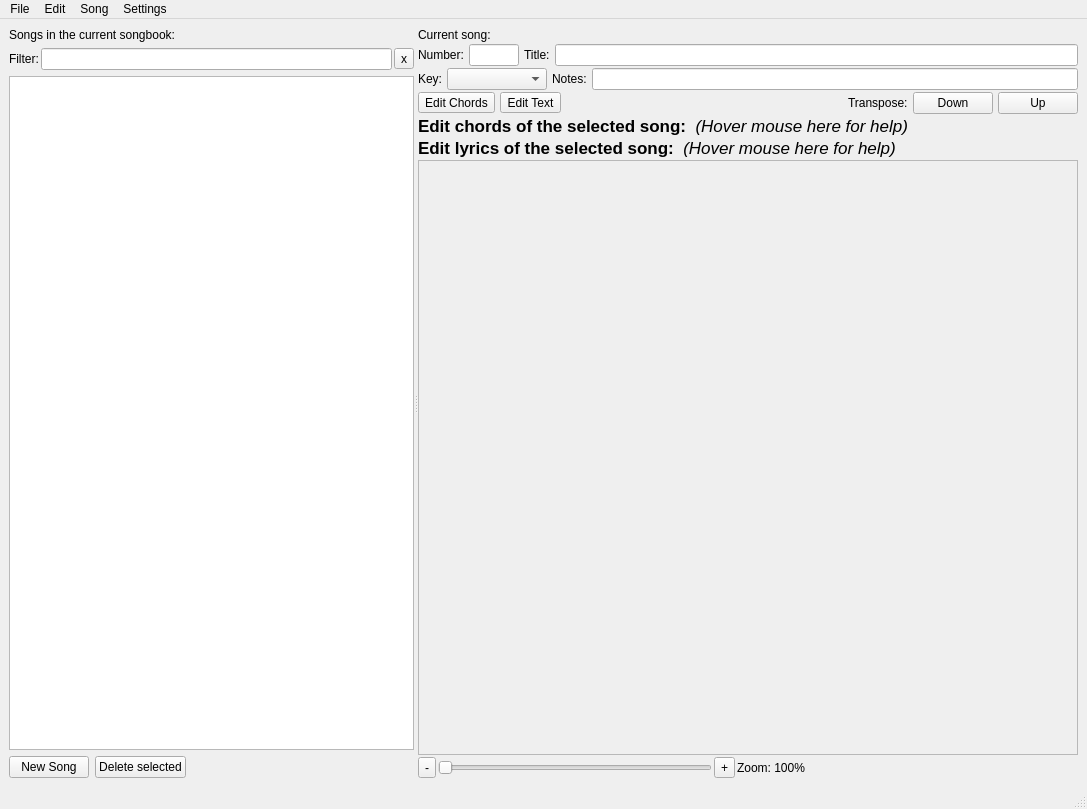
<?xml version="1.0" encoding="UTF-8"?>
<ui version="4.0">
 <class>MainWindow</class>
 <widget class="QMainWindow" name="MainWindow">
  <property name="geometry">
   <rect>
    <x>0</x>
    <y>0</y>
    <width>1087</width>
    <height>809</height>
   </rect>
  </property>
  <property name="windowTitle">
   <string>softChord Editor</string>
  </property>
  <widget class="QWidget" name="centralwidget">
   <layout class="QVBoxLayout" name="verticalLayout_2">
    <item>
     <widget class="QSplitter" name="splitter">
      <property name="orientation">
       <enum>Qt::Horizontal</enum>
      </property>
      <widget class="QWidget" name="layoutWidget">
       <layout class="QVBoxLayout" name="verticalLayout_3">
        <item>
         <widget class="QLabel" name="label_3">
          <property name="text">
           <string>Songs in the current songbook:</string>
          </property>
         </widget>
        </item>
        <item>
         <layout class="QHBoxLayout" name="horizontalLayout_7">
          <property name="spacing">
           <number>2</number>
          </property>
          <item>
           <widget class="QLabel" name="label_2">
            <property name="text">
             <string>Filter:</string>
            </property>
           </widget>
          </item>
          <item>
           <widget class="QLineEdit" name="song_filter_ef"/>
          </item>
          <item>
           <widget class="QToolButton" name="clear_filter_button">
            <property name="text">
             <string>x</string>
            </property>
           </widget>
          </item>
         </layout>
        </item>
        <item>
         <widget class="QTableView" name="songs_view">
          <property name="minimumSize">
           <size>
            <width>100</width>
            <height>80</height>
           </size>
          </property>
          <property name="selectionBehavior">
           <enum>QAbstractItemView::SelectRows</enum>
          </property>
         </widget>
        </item>
        <item>
         <layout class="QHBoxLayout" name="horizontalLayout_2" stretch="0,0,0">
          <item>
           <widget class="QPushButton" name="new_song_button">
            <property name="text">
             <string>New Song</string>
            </property>
           </widget>
          </item>
          <item>
           <widget class="QPushButton" name="delete_song_button">
            <property name="text">
             <string>Delete selected</string>
            </property>
           </widget>
          </item>
          <item>
           <spacer name="horizontalSpacer">
            <property name="orientation">
             <enum>Qt::Horizontal</enum>
            </property>
            <property name="sizeHint" stdset="0">
             <size>
              <width>40</width>
              <height>20</height>
             </size>
            </property>
           </spacer>
          </item>
         </layout>
        </item>
       </layout>
      </widget>
      <widget class="QWidget" name="layoutWidget">
       <layout class="QVBoxLayout" name="verticalLayout">
        <property name="spacing">
         <number>2</number>
        </property>
        <item>
         <widget class="QLabel" name="label">
          <property name="text">
           <string>Current song:</string>
          </property>
         </widget>
        </item>
        <item>
         <layout class="QHBoxLayout" name="horizontalLayout">
          <property name="spacing">
           <number>5</number>
          </property>
          <item>
           <widget class="QLabel" name="label_6">
            <property name="text">
             <string>Number:</string>
            </property>
           </widget>
          </item>
          <item>
           <widget class="QLineEdit" name="song_num_ef">
            <property name="maximumSize">
             <size>
              <width>50</width>
              <height>16777215</height>
             </size>
            </property>
           </widget>
          </item>
          <item>
           <widget class="QLabel" name="label_4">
            <property name="text">
             <string>Title:</string>
            </property>
           </widget>
          </item>
          <item>
           <widget class="QLineEdit" name="song_title_ef"/>
          </item>
         </layout>
        </item>
        <item>
         <layout class="QHBoxLayout" name="horizontalLayout_4">
          <property name="spacing">
           <number>5</number>
          </property>
          <item>
           <widget class="QLabel" name="label_5">
            <property name="text">
             <string>Key:</string>
            </property>
           </widget>
          </item>
          <item>
           <widget class="QComboBox" name="song_key_menu">
            <property name="minimumSize">
             <size>
              <width>100</width>
              <height>0</height>
             </size>
            </property>
            <property name="maximumSize">
             <size>
              <width>100</width>
              <height>16777215</height>
             </size>
            </property>
           </widget>
          </item>
          <item>
           <widget class="QLabel" name="label_11">
            <property name="text">
             <string>Notes:</string>
            </property>
           </widget>
          </item>
          <item>
           <widget class="QLineEdit" name="song_subtitle_ef">
            <property name="maximumSize">
             <size>
              <width>16777215</width>
              <height>16777215</height>
             </size>
            </property>
           </widget>
          </item>
         </layout>
        </item>
        <item>
         <layout class="QHBoxLayout" name="horizontalLayout_9"/>
        </item>
        <item>
         <layout class="QHBoxLayout" name="horizontalLayout_6">
          <property name="spacing">
           <number>5</number>
          </property>
          <item>
           <widget class="QToolButton" name="chord_editor_button">
            <property name="toolTip">
             <string>&lt;!DOCTYPE HTML PUBLIC &quot;-//W3C//DTD HTML 4.0//EN&quot; &quot;http://www.w3.org/TR/REC-html40/strict.dtd&quot;&gt;
&lt;html&gt;&lt;head&gt;&lt;meta name=&quot;qrichtext&quot; content=&quot;1&quot; /&gt;&lt;style type=&quot;text/css&quot;&gt;
p, li { white-space: pre-wrap; }
&lt;/style&gt;&lt;/head&gt;&lt;body style=&quot; font-family:'Lucida Grande'; font-size:11pt; font-weight:400; font-style:normal;&quot;&gt;
&lt;p style=&quot; margin-top:0px; margin-bottom:0px; margin-left:0px; margin-right:0px; -qt-block-indent:0; text-indent:0px;&quot;&gt;Enter chord editing mode (⌘K).   This mode allows you to modify chords for the current song.&lt;/p&gt;&lt;/body&gt;&lt;/html&gt;</string>
            </property>
            <property name="text">
             <string>Edit Chords</string>
            </property>
           </widget>
          </item>
          <item>
           <widget class="QToolButton" name="lyric_editor_button">
            <property name="toolTip">
             <string>&lt;!DOCTYPE HTML PUBLIC &quot;-//W3C//DTD HTML 4.0//EN&quot; &quot;http://www.w3.org/TR/REC-html40/strict.dtd&quot;&gt;
&lt;html&gt;&lt;head&gt;&lt;meta name=&quot;qrichtext&quot; content=&quot;1&quot; /&gt;&lt;style type=&quot;text/css&quot;&gt;
p, li { white-space: pre-wrap; }
&lt;/style&gt;&lt;/head&gt;&lt;body style=&quot; font-family:'Lucida Grande'; font-size:11pt; font-weight:400; font-style:normal;&quot;&gt;
&lt;p style=&quot; margin-top:0px; margin-bottom:0px; margin-left:0px; margin-right:0px; -qt-block-indent:0; text-indent:0px;&quot;&gt;Enter lyric editing mode (⌘L).   This mode lets you modify the song text.&lt;/p&gt;&lt;/body&gt;&lt;/html&gt;</string>
            </property>
            <property name="text">
             <string>Edit Text</string>
            </property>
           </widget>
          </item>
          <item>
           <spacer name="horizontalSpacer_5">
            <property name="orientation">
             <enum>Qt::Horizontal</enum>
            </property>
            <property name="sizeHint" stdset="0">
             <size>
              <width>40</width>
              <height>20</height>
             </size>
            </property>
           </spacer>
          </item>
          <item>
           <widget class="QLabel" name="label_12">
            <property name="text">
             <string>Transpose:</string>
            </property>
           </widget>
          </item>
          <item>
           <widget class="QPushButton" name="transpose_down_button">
            <property name="toolTip">
             <string>Transpose the whole song one half-step down.</string>
            </property>
            <property name="text">
             <string>Down</string>
            </property>
           </widget>
          </item>
          <item>
           <widget class="QPushButton" name="transpose_up_button">
            <property name="toolTip">
             <string>Transpose the whole song one half-step up.</string>
            </property>
            <property name="text">
             <string>Up</string>
            </property>
           </widget>
          </item>
         </layout>
        </item>
        <item>
         <widget class="QLabel" name="chords_editor_label">
          <property name="toolTip">
           <string>&lt;!DOCTYPE HTML PUBLIC &quot;-//W3C//DTD HTML 4.0//EN&quot; &quot;http://www.w3.org/TR/REC-html40/strict.dtd&quot;&gt;
&lt;html&gt;&lt;head&gt;&lt;meta name=&quot;qrichtext&quot; content=&quot;1&quot; /&gt;&lt;style type=&quot;text/css&quot;&gt;
p, li { white-space: pre-wrap; }
&lt;/style&gt;&lt;/head&gt;&lt;body style=&quot; font-family:'Lucida Grande'; font-size:13pt; font-weight:400; font-style:normal;&quot;&gt;
&lt;p style=&quot; margin-top:0px; margin-bottom:0px; margin-left:0px; margin-right:0px; -qt-block-indent:0; text-indent:0px;&quot;&gt;&lt;span style=&quot; font-size:11pt; font-weight:600;&quot;&gt;To add a new chord:&lt;/span&gt;&lt;/p&gt;
&lt;p style=&quot; margin-top:0px; margin-bottom:0px; margin-left:0px; margin-right:0px; -qt-block-indent:0; text-indent:0px;&quot;&gt;&lt;span style=&quot; font-size:11pt;&quot;&gt;Press on a lyrics letter to select it, then press one of the following keys: A, B, C, D, E, F, or G.  To assign a sharp or a flat, press the &amp;quot;Up&amp;quot; or &amp;quot;Down&amp;quot; key afterwards to &amp;quot;transpose&amp;quot; the chord.  To create a minor chord, press the &amp;quot;M&amp;quot; key.  To create advanced chords, double-click on the created chord (a dialog box will open).&lt;/span&gt;&lt;/p&gt;
&lt;p style=&quot;-qt-paragraph-type:empty; margin-top:0px; margin-bottom:0px; margin-left:0px; margin-right:0px; -qt-block-indent:0; text-indent:0px; font-size:11pt;&quot;&gt;&lt;/p&gt;
&lt;p style=&quot; margin-top:0px; margin-bottom:0px; margin-left:0px; margin-right:0px; -qt-block-indent:0; text-indent:0px;&quot;&gt;&lt;span style=&quot; font-size:11pt; font-weight:600;&quot;&gt;To edit a chord:&lt;/span&gt;&lt;/p&gt;
&lt;p style=&quot; margin-top:0px; margin-bottom:0px; margin-left:0px; margin-right:0px; -qt-block-indent:0; text-indent:0px;&quot;&gt;&lt;span style=&quot; font-size:11pt;&quot;&gt;Click on the chord to select it, then press &amp;quot;M&amp;quot; to toggle major/minor, press another letter to assign a different note, or press &amp;quot;Up&amp;quot; or &amp;quot;Down&amp;quot; keys to transpose it. Double-click on the chord for advanced modifications.&lt;/span&gt;&lt;/p&gt;
&lt;p style=&quot;-qt-paragraph-type:empty; margin-top:0px; margin-bottom:0px; margin-left:0px; margin-right:0px; -qt-block-indent:0; text-indent:0px; font-size:11pt;&quot;&gt;&lt;/p&gt;
&lt;p style=&quot; margin-top:0px; margin-bottom:0px; margin-left:0px; margin-right:0px; -qt-block-indent:0; text-indent:0px;&quot;&gt;&lt;span style=&quot; font-size:11pt; font-weight:600;&quot;&gt;To move a chord:&lt;/span&gt;&lt;/p&gt;
&lt;p style=&quot; margin-top:0px; margin-bottom:0px; margin-left:0px; margin-right:0px; -qt-block-indent:0; text-indent:0px;&quot;&gt;&lt;span style=&quot; font-size:11pt;&quot;&gt;Click on the chord to select it, and then use the &amp;quot;Left&amp;quot; or &amp;quot;Right&amp;quot; keys to move it relative to the lyrics below it. Alternatively you can simply drag it to the new place.&lt;/span&gt;&lt;/p&gt;
&lt;p style=&quot;-qt-paragraph-type:empty; margin-top:0px; margin-bottom:0px; margin-left:0px; margin-right:0px; -qt-block-indent:0; text-indent:0px; font-size:11pt;&quot;&gt;&lt;/p&gt;
&lt;p style=&quot; margin-top:0px; margin-bottom:0px; margin-left:0px; margin-right:0px; -qt-block-indent:0; text-indent:0px;&quot;&gt;&lt;span style=&quot; font-size:11pt; font-weight:600;&quot;&gt;To duplicate a chord:&lt;/span&gt;&lt;/p&gt;
&lt;p style=&quot; margin-top:0px; margin-bottom:0px; margin-left:0px; margin-right:0px; -qt-block-indent:0; text-indent:0px;&quot;&gt;&lt;span style=&quot; font-size:11pt;&quot;&gt;While holding the &amp;quot;Option&amp;quot; key, click and drag the chord. Alternatively you can use copy-and-paste.&lt;/span&gt;&lt;/p&gt;
&lt;p style=&quot;-qt-paragraph-type:empty; margin-top:0px; margin-bottom:0px; margin-left:0px; margin-right:0px; -qt-block-indent:0; text-indent:0px; font-size:11pt;&quot;&gt;&lt;/p&gt;
&lt;p style=&quot; margin-top:0px; margin-bottom:0px; margin-left:0px; margin-right:0px; -qt-block-indent:0; text-indent:0px;&quot;&gt;&lt;span style=&quot; font-size:11pt; font-weight:600;&quot;&gt;To delete a chord:&lt;/span&gt;&lt;/p&gt;
&lt;p style=&quot; margin-top:0px; margin-bottom:0px; margin-left:0px; margin-right:0px; -qt-block-indent:0; text-indent:0px;&quot;&gt;&lt;span style=&quot; font-size:11pt;&quot;&gt;Click on the chord to select it, and press the &amp;quot;Delete&amp;quot; key.&lt;/span&gt;&lt;/p&gt;&lt;/body&gt;&lt;/html&gt;</string>
          </property>
          <property name="text">
           <string>&lt;!DOCTYPE HTML PUBLIC &quot;-//W3C//DTD HTML 4.0//EN&quot; &quot;http://www.w3.org/TR/REC-html40/strict.dtd&quot;&gt;
&lt;html&gt;&lt;head&gt;&lt;meta name=&quot;qrichtext&quot; content=&quot;1&quot; /&gt;&lt;style type=&quot;text/css&quot;&gt;
p, li { white-space: pre-wrap; }
&lt;/style&gt;&lt;/head&gt;&lt;body style=&quot; font-family:'Lucida Grande'; font-size:13pt; font-weight:400; font-style:normal;&quot;&gt;
&lt;p style=&quot; margin-top:0px; margin-bottom:0px; margin-left:0px; margin-right:0px; -qt-block-indent:0; text-indent:0px;&quot;&gt;&lt;span style=&quot; font-weight:600;&quot;&gt;Edit chords of the selected song: &lt;/span&gt; &lt;span style=&quot; font-style:italic;&quot;&gt;(Hover mouse here for help)&lt;/span&gt;&lt;/p&gt;&lt;/body&gt;&lt;/html&gt;</string>
          </property>
          <property name="wordWrap">
           <bool>true</bool>
          </property>
         </widget>
        </item>
        <item>
         <widget class="QLabel" name="lyrics_editor_label">
          <property name="toolTip">
           <string>&lt;!DOCTYPE HTML PUBLIC &quot;-//W3C//DTD HTML 4.0//EN&quot; &quot;http://www.w3.org/TR/REC-html40/strict.dtd&quot;&gt;
&lt;html&gt;&lt;head&gt;&lt;meta name=&quot;qrichtext&quot; content=&quot;1&quot; /&gt;&lt;style type=&quot;text/css&quot;&gt;
p, li { white-space: pre-wrap; }
&lt;/style&gt;&lt;/head&gt;&lt;body style=&quot; font-family:'Lucida Grande'; font-size:13pt; font-weight:400; font-style:normal;&quot;&gt;
&lt;p style=&quot; margin-top:0px; margin-bottom:0px; margin-left:0px; margin-right:0px; -qt-block-indent:0; text-indent:0px;&quot;&gt;&lt;span style=&quot; font-size:11pt;&quot;&gt;When in lyric editing mode, you can modify the text (lyrics) of the song.  As text is moved/added/removed, chords get moved automatically to follow their letters.   Remember to go back into the chord editor mode when you need modify chords.&lt;/span&gt;&lt;/p&gt;&lt;/body&gt;&lt;/html&gt;</string>
          </property>
          <property name="text">
           <string>&lt;!DOCTYPE HTML PUBLIC &quot;-//W3C//DTD HTML 4.0//EN&quot; &quot;http://www.w3.org/TR/REC-html40/strict.dtd&quot;&gt;
&lt;html&gt;&lt;head&gt;&lt;meta name=&quot;qrichtext&quot; content=&quot;1&quot; /&gt;&lt;style type=&quot;text/css&quot;&gt;
p, li { white-space: pre-wrap; }
&lt;/style&gt;&lt;/head&gt;&lt;body style=&quot; font-family:'Lucida Grande'; font-size:13pt; font-weight:400; font-style:normal;&quot;&gt;
&lt;p style=&quot; margin-top:0px; margin-bottom:0px; margin-left:0px; margin-right:0px; -qt-block-indent:0; text-indent:0px;&quot;&gt;&lt;span style=&quot; font-weight:600;&quot;&gt;Edit lyrics of the selected song: &lt;/span&gt; &lt;span style=&quot; font-style:italic;&quot;&gt;(Hover mouse here for help)&lt;/span&gt;&lt;/p&gt;&lt;/body&gt;&lt;/html&gt;</string>
          </property>
          <property name="wordWrap">
           <bool>true</bool>
          </property>
         </widget>
        </item>
        <item>
         <layout class="QVBoxLayout" name="lyric_editor_layout">
          <item>
           <widget class="QScrollArea" name="chord_scroll_area">
            <property name="minimumSize">
             <size>
              <width>100</width>
              <height>100</height>
             </size>
            </property>
            <property name="toolTip">
             <string/>
            </property>
            <property name="frameShape">
             <enum>QFrame::StyledPanel</enum>
            </property>
            <property name="frameShadow">
             <enum>QFrame::Sunken</enum>
            </property>
            <property name="widgetResizable">
             <bool>true</bool>
            </property>
            <widget class="QWidget" name="scrollAreaWidgetContents">
             <property name="geometry">
              <rect>
               <x>0</x>
               <y>0</y>
               <width>651</width>
               <height>558</height>
              </rect>
             </property>
            </widget>
           </widget>
          </item>
         </layout>
        </item>
        <item>
         <layout class="QHBoxLayout" name="horizontalLayout_3">
          <item>
           <widget class="QToolButton" name="zoom_out_button">
            <property name="text">
             <string>-</string>
            </property>
           </widget>
          </item>
          <item>
           <widget class="QSlider" name="zoom_slider">
            <property name="orientation">
             <enum>Qt::Horizontal</enum>
            </property>
           </widget>
          </item>
          <item>
           <widget class="QToolButton" name="zoom_in_button">
            <property name="text">
             <string>+</string>
            </property>
           </widget>
          </item>
          <item>
           <widget class="QLabel" name="zoom_label">
            <property name="text">
             <string>Zoom: 100%</string>
            </property>
           </widget>
          </item>
          <item>
           <spacer name="horizontalSpacer_3">
            <property name="orientation">
             <enum>Qt::Horizontal</enum>
            </property>
            <property name="sizeHint" stdset="0">
             <size>
              <width>40</width>
              <height>20</height>
             </size>
            </property>
           </spacer>
          </item>
         </layout>
        </item>
       </layout>
      </widget>
     </widget>
    </item>
   </layout>
  </widget>
  <widget class="QMenuBar" name="menubar">
   <property name="geometry">
    <rect>
     <x>0</x>
     <y>0</y>
     <width>1087</width>
     <height>22</height>
    </rect>
   </property>
   <widget class="QMenu" name="menuSong">
    <property name="title">
     <string>Song</string>
    </property>
    <addaction name="actionSetID"/>
    <addaction name="actionDeleteSong"/>
    <addaction name="separator"/>
    <addaction name="actionExportText"/>
    <addaction name="actionExportChordPro"/>
    <addaction name="actionExportClipboard"/>
    <addaction name="actionExportSongToPdf"/>
   </widget>
   <widget class="QMenu" name="menuFile">
    <property name="title">
     <string>File</string>
    </property>
    <addaction name="actionNewSongbook"/>
    <addaction name="actionOpenSongbook"/>
    <addaction name="actionCloseSongbook"/>
    <addaction name="actionSaveSongbook"/>
    <addaction name="separator"/>
    <addaction name="actionImportClipboard"/>
    <addaction name="actionImportChordPro"/>
    <addaction name="actionImportText"/>
    <addaction name="actionAppendSongbook"/>
    <addaction name="separator"/>
    <addaction name="actionPrint"/>
    <addaction name="separator"/>
    <addaction name="actionExportSinglePdf"/>
    <addaction name="actionExportMultiplePdfs"/>
    <addaction name="separator"/>
    <addaction name="actionQuit"/>
    <addaction name="separator"/>
   </widget>
   <widget class="QMenu" name="menuSettings">
    <property name="title">
     <string>Settings</string>
    </property>
    <addaction name="actionLyricsFont"/>
    <addaction name="actionChordsFont"/>
    <addaction name="separator"/>
    <addaction name="actionZoomIn"/>
    <addaction name="actionZoomOut"/>
    <addaction name="actionZoomActual"/>
   </widget>
   <widget class="QMenu" name="menuEdit">
    <property name="title">
     <string>Edit</string>
    </property>
    <addaction name="actionUndo"/>
    <addaction name="actionRedo"/>
    <addaction name="separator"/>
    <addaction name="actionCut"/>
    <addaction name="actionCopy"/>
    <addaction name="actionPaste"/>
    <addaction name="actionCopySongText"/>
    <addaction name="actionCopySongTextWithChords"/>
    <addaction name="actionPasteAsNewSong"/>
    <addaction name="actionSelectAll"/>
    <addaction name="separator"/>
    <addaction name="actionNewSong"/>
    <addaction name="actionDeleteSongs"/>
    <addaction name="actionRemoveTrailingSpaces"/>
    <addaction name="actionRenumberSongs"/>
    <addaction name="separator"/>
    <addaction name="actionChordEditorMode"/>
    <addaction name="actionLyricEditorMode"/>
   </widget>
   <addaction name="menuFile"/>
   <addaction name="menuEdit"/>
   <addaction name="menuSong"/>
   <addaction name="menuSettings"/>
  </widget>
  <widget class="QStatusBar" name="statusbar"/>
  <action name="actionNewSong">
   <property name="text">
    <string>New Song</string>
   </property>
   <property name="shortcut">
    <string>Ctrl+N</string>
   </property>
  </action>
  <action name="actionDeleteSong">
   <property name="text">
    <string>Delete</string>
   </property>
  </action>
  <action name="actionExportText">
   <property name="text">
    <string>Export To TEXT...</string>
   </property>
  </action>
  <action name="actionPrint">
   <property name="text">
    <string>Print...</string>
   </property>
   <property name="shortcut">
    <string>Ctrl+P</string>
   </property>
  </action>
  <action name="actionLyricsFont">
   <property name="text">
    <string>Lyrics Font...</string>
   </property>
  </action>
  <action name="actionChordsFont">
   <property name="text">
    <string>Chords Font...</string>
   </property>
  </action>
  <action name="actionImportText">
   <property name="text">
    <string>Import From TEXT...</string>
   </property>
  </action>
  <action name="actionQuit">
   <property name="text">
    <string>Quit</string>
   </property>
   <property name="shortcut">
    <string>Ctrl+Q</string>
   </property>
  </action>
  <action name="actionCloseSongbook">
   <property name="text">
    <string>Close Songbook</string>
   </property>
   <property name="shortcut">
    <string>Ctrl+W</string>
   </property>
  </action>
  <action name="actionOpenSongbook">
   <property name="text">
    <string>Open Songbook...</string>
   </property>
   <property name="shortcut">
    <string>Ctrl+O</string>
   </property>
  </action>
  <action name="actionNewSongbook">
   <property name="text">
    <string>New Songbook...</string>
   </property>
  </action>
  <action name="actionUndo">
   <property name="text">
    <string>Undo</string>
   </property>
   <property name="shortcut">
    <string>Ctrl+Z</string>
   </property>
   <property name="shortcutContext">
    <enum>Qt::WidgetShortcut</enum>
   </property>
  </action>
  <action name="actionRedo">
   <property name="text">
    <string>Redo</string>
   </property>
   <property name="shortcut">
    <string>Ctrl+Shift+Z</string>
   </property>
   <property name="shortcutContext">
    <enum>Qt::WidgetShortcut</enum>
   </property>
  </action>
  <action name="actionSaveSongbook">
   <property name="text">
    <string>Save Songbook As...</string>
   </property>
  </action>
  <action name="actionExportMultiplePdfs">
   <property name="text">
    <string>Export to Multiple PDFs...</string>
   </property>
  </action>
  <action name="actionSelectAll">
   <property name="text">
    <string>Select All</string>
   </property>
   <property name="shortcut">
    <string>Ctrl+A</string>
   </property>
   <property name="shortcutContext">
    <enum>Qt::WidgetShortcut</enum>
   </property>
  </action>
  <action name="actionImportChordPro">
   <property name="text">
    <string>Import From ChordPro...</string>
   </property>
  </action>
  <action name="actionExportChordPro">
   <property name="text">
    <string>Export To ChordPro...</string>
   </property>
  </action>
  <action name="actionSetID">
   <property name="text">
    <string>Set Database ID...</string>
   </property>
  </action>
  <action name="actionCopySongText">
   <property name="text">
    <string>Copy Song Text</string>
   </property>
  </action>
  <action name="actionCopySongTextWithChords">
   <property name="text">
    <string>Copy Song Text (with chords)</string>
   </property>
  </action>
  <action name="actionPasteAsNewSong">
   <property name="text">
    <string>Paste As New Song</string>
   </property>
  </action>
  <action name="actionDeleteSongs">
   <property name="text">
    <string>Delete Selected songs</string>
   </property>
  </action>
  <action name="actionExportSongPDF">
   <property name="text">
    <string>Export to PDF...</string>
   </property>
  </action>
  <action name="actionExportSinglePdf">
   <property name="text">
    <string>Export to PDF...</string>
   </property>
  </action>
  <action name="actionImportClipboard">
   <property name="text">
    <string>Import From Clipboard...</string>
   </property>
  </action>
  <action name="actionExportClipboard">
   <property name="text">
    <string>Export To Clipboard</string>
   </property>
  </action>
  <action name="actionZoomIn">
   <property name="text">
    <string>Zoom In</string>
   </property>
   <property name="shortcut">
    <string>Ctrl+=</string>
   </property>
  </action>
  <action name="actionZoomOut">
   <property name="text">
    <string>Zoom Out</string>
   </property>
   <property name="shortcut">
    <string>Ctrl+-</string>
   </property>
  </action>
  <action name="actionZoomActual">
   <property name="text">
    <string>Actual Zoom</string>
   </property>
  </action>
  <action name="actionCopy">
   <property name="text">
    <string>Copy</string>
   </property>
   <property name="shortcut">
    <string>Ctrl+C</string>
   </property>
  </action>
  <action name="actionCut">
   <property name="text">
    <string>Cut</string>
   </property>
   <property name="shortcut">
    <string>Ctrl+X</string>
   </property>
  </action>
  <action name="actionPaste">
   <property name="text">
    <string>Paste</string>
   </property>
   <property name="shortcut">
    <string>Ctrl+V</string>
   </property>
  </action>
  <action name="actionExportSongToPdf">
   <property name="text">
    <string>Export To PDF...</string>
   </property>
  </action>
  <action name="actionRemoveTrailingSpaces">
   <property name="text">
    <string>Remove Trailing Spaces</string>
   </property>
   <property name="toolTip">
    <string>Remove trailing spaces from every line in the selected song(s)</string>
   </property>
  </action>
  <action name="actionAppendSongbook">
   <property name="text">
    <string>Append Another Songbook...</string>
   </property>
  </action>
  <action name="actionRenumberSongs">
   <property name="text">
    <string>Renumber all songs...</string>
   </property>
  </action>
  <action name="actionChordEditorMode">
   <property name="text">
    <string>Chord Editor Mode</string>
   </property>
   <property name="shortcut">
    <string>Ctrl+K</string>
   </property>
  </action>
  <action name="actionLyricEditorMode">
   <property name="text">
    <string>Lyric Editor Mode</string>
   </property>
   <property name="shortcut">
    <string>Ctrl+L</string>
   </property>
  </action>
 </widget>
 <resources/>
 <connections/>
</ui>
